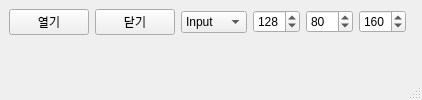
<?xml version="1.0" encoding="UTF-8"?>
<ui version="4.0">
 <class>MainWindow</class>
 <widget class="QMainWindow" name="MainWindow">
  <property name="windowTitle"><string>Viewer (Designer)</string></property>
  <widget class="QWidget" name="centralwidget">
   <layout class="QVBoxLayout" name="verticalLayout">
    <item>
     <layout class="QHBoxLayout" name="topBar">
      <item><widget class="QPushButton" name="btnOpen"><property name="text"><string>열기</string></property></widget></item>
      <item><widget class="QPushButton" name="btnClose"><property name="text"><string>닫기</string></property></widget></item>
      <item><widget class="QComboBox" name="comboStage">
        <item><property name="text"><string>Input</string></property></item>
        <item><property name="text"><string>Gray</string></property></item>
        <item><property name="text"><string>Binary</string></property></item>
        <item><property name="text"><string>Canny</string></property></item>
      </widget></item>
      <item><widget class="QSpinBox" name="spinThresh"><property name="maximum"><number>255</number></property><property name="value"><number>128</number></property></widget></item>
      <item><widget class="QSpinBox" name="spinC1"><property name="maximum"><number>255</number></property><property name="value"><number>80</number></property></widget></item>
      <item><widget class="QSpinBox" name="spinC2"><property name="maximum"><number>255</number></property><property name="value"><number>160</number></property></widget></item>
      <item><spacer name="spacer"><property name="orientation"><enum>Qt::Horizontal</enum></property></spacer></item>
     </layout>
    </item>
    <item>
     <widget class="QLabel" name="lblView">
      <property name="text"><string/>
      </property>
      <property name="alignment"><set>Qt::AlignCenter</set></property>
     </widget>
    </item>
   </layout>
  </widget>
  <widget class="QStatusBar" name="statusbar"/>
 </widget>
 <resources/>
 <connections/>
</ui>
